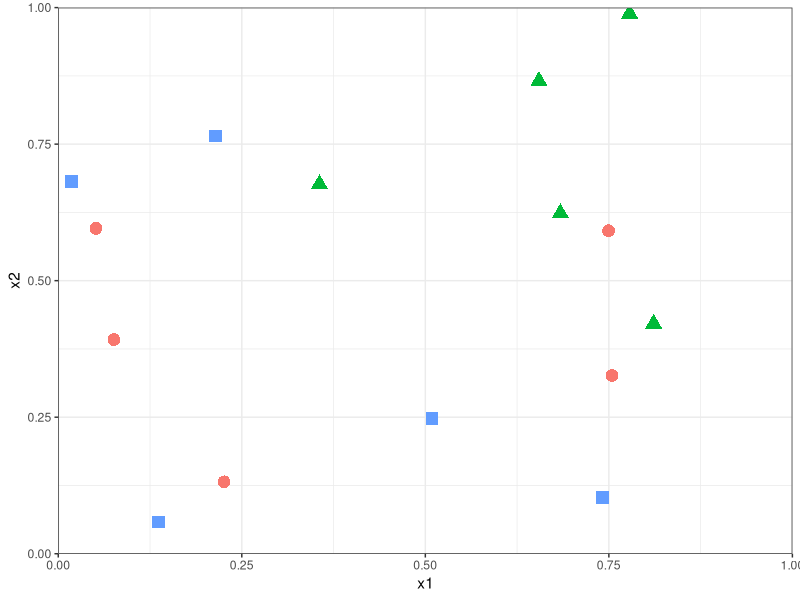

This chart was generated by the following R code:
## ---- chunk 1
set.seed(75)
n <- 16
x1 <- runif(n)
x2 <- runif(n)
group <- as.factor(sample(1:3, n, replace = TRUE))
levels(group) <- c("circle", "triangle", "square")
df <- data.frame(x1, x2, group)
df[1, 2] <- .765 # tweaks to make a more interesting configuration
df[9, 1] <- .741
df <- df[-7, ]

library(ggplot2)
ggplot(df, aes(x = x1, y = x2, col = group, shape = group)) +
  geom_point(size = 4) +
  scale_x_continuous(expand = c(0, 0) , limits = c(0, 1)) +
  scale_y_continuous(expand = c(0, 0), limits = c(0, 1)) +
  scale_color_discrete(guide = FALSE) +
  scale_shape_discrete(guide = FALSE) +
  theme_bw()
